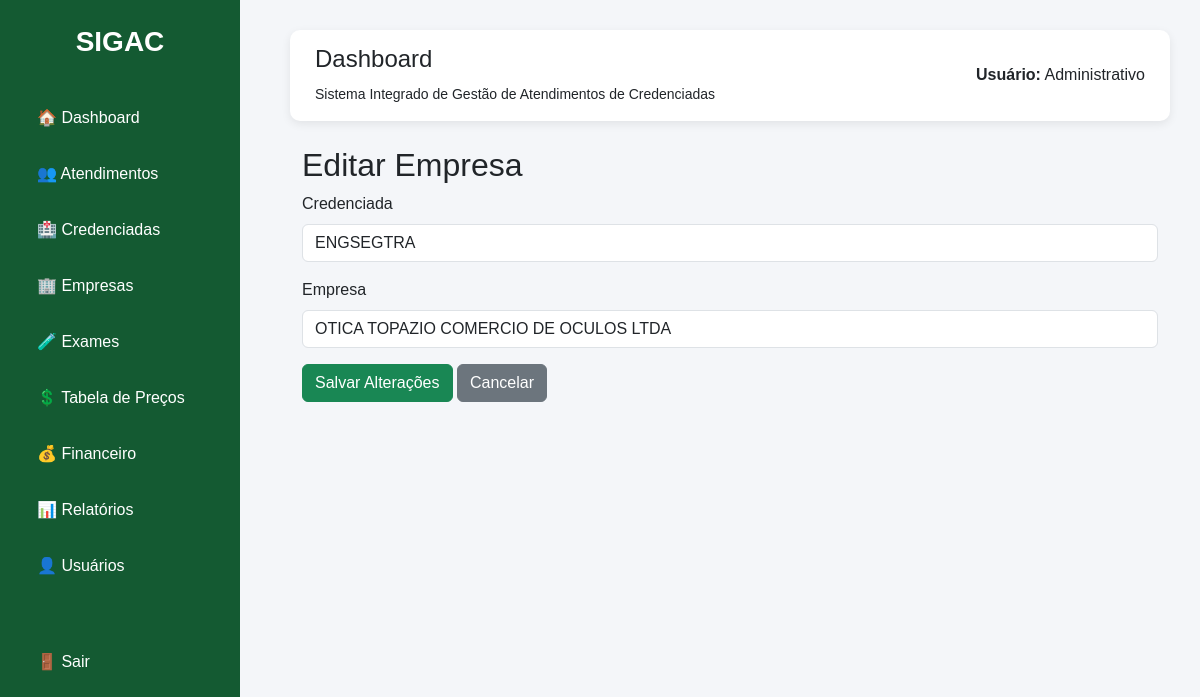
/editar_empresa/3, run on the app's committed database.
### tables this page shows
CREATE TABLE empresas(

        id INTEGER PRIMARY KEY AUTOINCREMENT,

        credenciada_id INTEGER NOT NULL,

        nome TEXT NOT NULL,

        FOREIGN KEY (credenciada_id)
            REFERENCES credenciadas(id)

    );

CREATE TABLE credenciadas(

        id INTEGER PRIMARY KEY AUTOINCREMENT,

        nome TEXT NOT NULL,

        tipo_cobranca TEXT NOT NULL,

        email TEXT,

        telefone TEXT,

        contato TEXT,

        observacoes TEXT,

        observacoes_internas TEXT,

        situacao_financeira TEXT DEFAULT NULL

    );

### routes/empresas.py (the view, shortened to what this page needs)
    @app.route("/editar_empresa/<int:id>", methods=["GET", "POST"])
    def editar_empresa(id):
        conexao = conectar()
        cursor = conexao.cursor()
        cursor.execute("""
            SELECT *
            FROM empresas
            WHERE id = ?
        """, (id,))
        empresa = cursor.fetchone()
        cursor.execute("""
            SELECT
                id,
                nome
            FROM credenciadas
            ORDER BY nome
        """)
        credenciadas = cursor.fetchall()
        conexao.close()
        return render_template(
            "editar_empresa.html",
            empresa=empresa,
            credenciadas=credenciadas
        )

### database/database.py (called while the page is built)
def conectar():
    conexao = sqlite3.connect("sigac.db")
    conexao.row_factory = sqlite3.Row
    return conexao

### templates/editar_empresa.html (shortened to what this page needs)
{% extends "base.html" %}
{% block conteudo %}
<div class="container mt-4">
    <h2>Editar Empresa</h2>
    <form method="POST">
        <div class="mb-3">
            <label class="form-label">Credenciada</label>
            <select name="credenciada_id" class="form-control" required>
                {% for c in credenciadas %}
                <option value="{{ c.id }}"
                {% if c.id == empresa.credenciada_id %}
                    selected
                {% endif %}
                >
                    {{ c.nome }}
                </option>
                {% endfor %}
            </select>
        </div>
        <div class="mb-3">
            <label class="form-label">Empresa</label>
            <input
                type="text"
                name="nome"
                class="form-control"
                value="{{ empresa.nome }}"
                required>
        </div>
        <button class="btn btn-success">
            Salvar Alterações
        </button>
        <a href="/empresas" class="btn btn-secondary">
            Cancelar
        </a>
    </form>
</div>
{% endblock %}

### templates/base.html (style rules this page uses)
body { background:#f4f6f9; font-family:Arial, Helvetica, sans-serif; }

### data on the page
empresas: credenciada_id "ENGSEGTRA", nome "OTICA TOPAZIO COMERCIO DE OCULOS LTDA"
